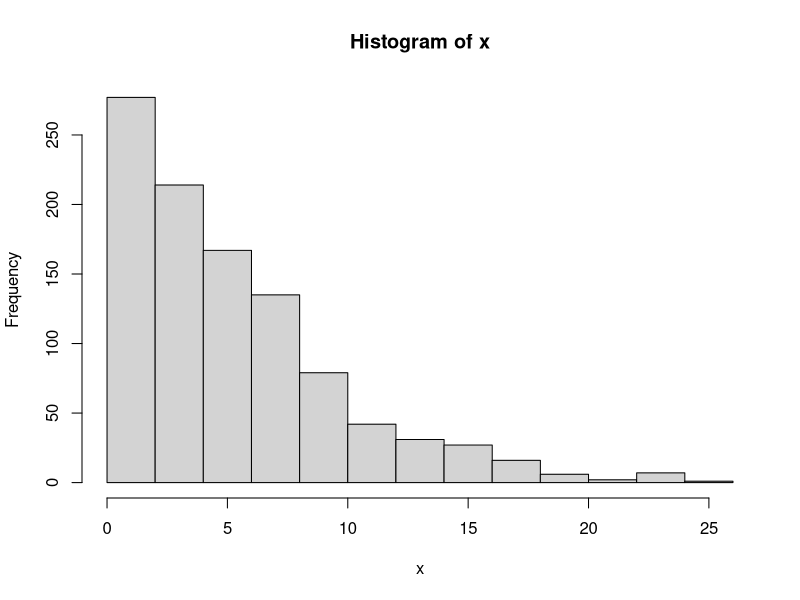

R code for this plot:
InvBoxCox = function(obst, lambda) {
    if(is.na(lambda)) {
        obs = NA
    } else {
        if(lambda == 0) {
            obs = exp(obst)
        } else {
            obs = (lambda*obst + 1)^(1/lambda)
        }
    }
    return(obs)
}

rtnorm = function(n, mean, sd, a, b, approxn = TRUE) {
    q = c(a,b)
    p = pnorm(q, mean, sd)
    m = 5 # If we want this functionality, we must calcultate this so that the P(to few samples) is sufficiently small, say 1e-6.
    
    
    if(approxn) {
        nt = round(n/(p[2] - p[1]))
    } else {
        nt = 5*nt 
    }
    
    x = rnorm(nt, mean, sd)
    x = x[x > a & x <b]
    
    if(!approxn) {
        x = x[1:n]
    }
    return(x)
}


rpred = function(n, mean, sd, lambda, approxn = TRUE) {
    if(lambda < -1e-6) {
        a = -Inf
        b = -1/lambda
        xbc = rtnorm(n, mean, sd, a, b)
    } else if(lambda > 1e-6) {
        a = -1/lambda
        b = Inf
        xbc = rtnorm(n, mean, sd, a, b)
    } else {
        xbc = rnorm(n, mean, sd)
    }
    x = InvBoxCox(xbc, lambda)
    return(x)
}

x = rpred(n = 1000, mean = 2, sd = 2, lambda = 0.5, approxn = FALSE)
x
hist(x)
